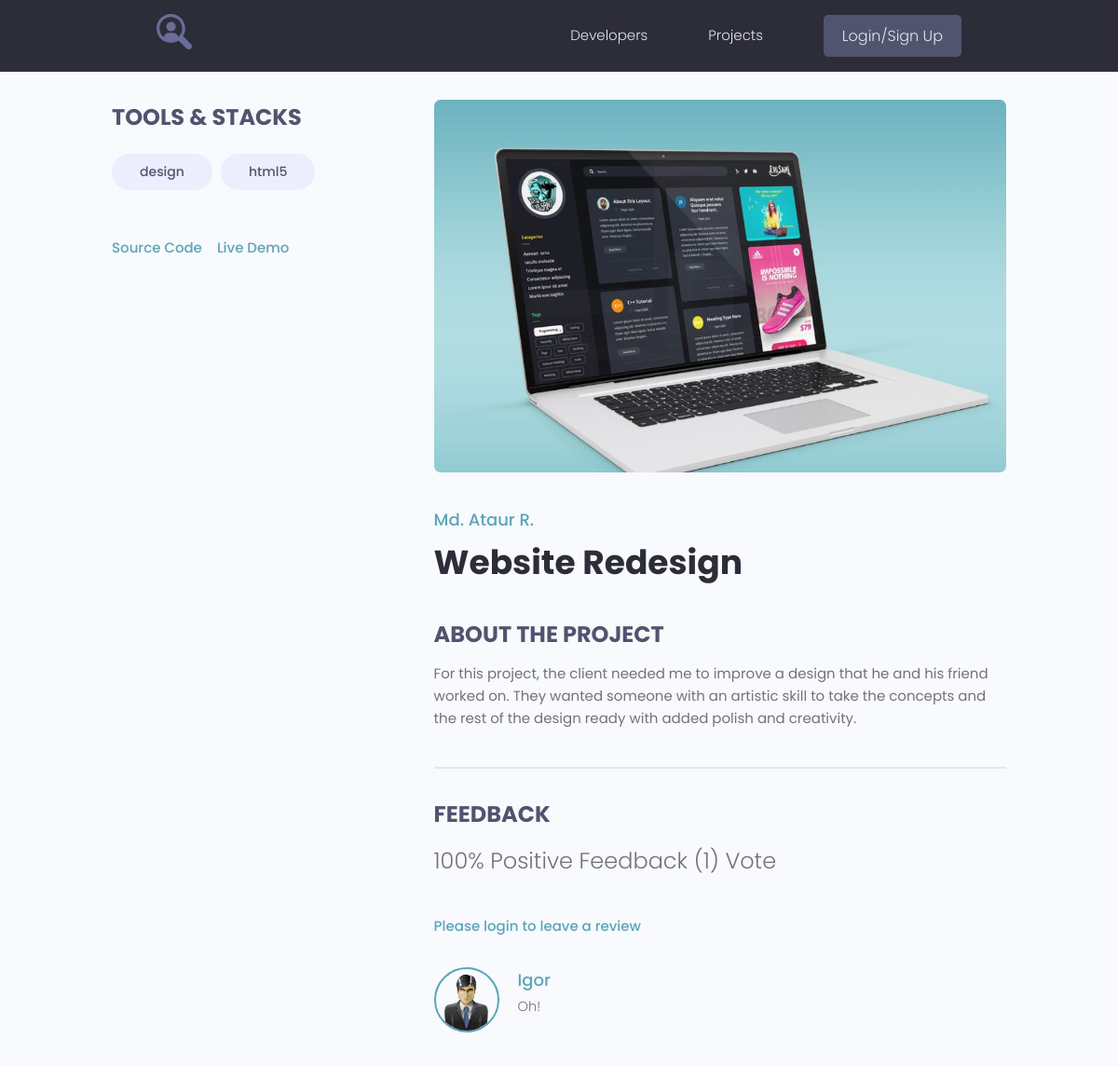
/projects/project/6/, run on the app's committed database.
### projects/models.py (models this page shows, shortened)
class Tag(models.Model):
    name = models.CharField(max_length=200)
    created = models.DateTimeField(auto_now_add=True)
    def __str__(self):
        return self.name

class Project(models.Model):
    owner = models.ForeignKey(Profile, on_delete=models.SET_NULL, null=True, blank=True)
    title = models.CharField(max_length=200)
    description = models.TextField(null=True, blank=True)
    featured_image = models.ImageField(upload_to='projects/%Y/%m/%d/', default="default.jpg")
    demo_link = models.CharField(max_length=2000, null=True, blank=True)
    source_link = models.CharField(max_length=2000, null=True, blank=True)
    tags = models.ManyToManyField('Tag', blank=True)
    vote_total = models.IntegerField(default=0)
    vote_ratio = models.IntegerField(default=0)
    created = models.DateTimeField(auto_now_add=True)
    class Meta:
        ordering = ['-vote_ratio', '-vote_total', 'title']
    def reviewers(self):
        queryset = self.review_set.all().values_list('owner__id', flat=True)
        return queryset

class Review(models.Model):
    VOTE_TYPE = (
        ('up', 'Up Vote'),
        ('down', 'Down Vote')
    )
    owner = models.ForeignKey(Profile, on_delete=models.CASCADE, null=True)
    project = models.ForeignKey(Project, on_delete=models.CASCADE)
    body = models.TextField(null=True, blank=True)
    value = models.CharField(max_length=200, choices=VOTE_TYPE)
    created = models.DateTimeField(auto_now_add=True)
    class Mete:
        unique_together = [['owner', 'project']] # делается для того чтобы отзывы были уникальные. один пользователь может оставить один отзыв для одного проекта.

### users/models.py (models this page shows, shortened)
class Profile(models.Model):
    user = models.OneToOneField(User, on_delete=models.CASCADE, null=True, blank=True)
    name = models.CharField(max_length=200, null=True, blank=True)
    email = models.EmailField(max_length=500, null=True, blank=True)
    username = models.CharField(max_length=200, null=True, blank=True)
    short_intro = models.CharField(max_length=200, null=True, blank=True)
    bio = models.TextField(null=True, blank=True)
    profile_image = models.ImageField(upload_to='profiles/', default='profile/user-default.png')
    social_github = models.CharField(max_length=200, null=True, blank=True)
    social_youtube = models.CharField(max_length=200, null=True, blank=True)
    social_website = models.CharField(max_length=200, null=True, blank=True)
    created = models.DateTimeField(auto_now_add=True)

### projects/views.py (the view, shortened to what this page needs)
# urls.py: path("project/<str:pk>/", views.project, name='project'),
def project(request, pk):
    project_obj = Project.objects.get(id=pk)
    form = ReviewForm()
    return render(request, 'projects/single-project.html', {'project': project_obj, 'form': form})

### projects/templates/projects/single-project.html (shortened to what this page needs)
{% extends 'projects/base.html' %}
{% block content %}
  <main class="singleProject my-md">
    <div class="container">
      <div class="layout">
        <div class="column column--1of3">
          <h3 class="singleProject__subtitle">Tools & Stacks</h3>
          <div class="singleProject__toolStack">
            {% for tag in project.tags.all %}
            <span class="tag tag--pill tag--sub tag--lg">
              <small>{{ tag }}</small>
            </span>
            {% endfor %}
          </div>
          {% if project.source_link %}
          <a class="singleProject__liveLink" href="{{ project.source_link }}" target="_blank">Source Code
          </a>&nbsp;&nbsp;&nbsp;
          {% endif %}
          {% if project.demo_link %}
          <a class="singleProject__liveLink" href="{{ project.demo_link }}" target="_blank">Live Demo
          </a>
          {% endif %}
        </div>
        <div class="column column--2of3">
          <img class="singleProject__preview" src="{{ project.featured_image.url }}" alt="portfolio thumbnail" />
          <a href="{% url 'user_profile' project.owner.id %}" class="singleProject__developer">{{ project.owner.name }}</a>
          <h2 class="singleProject__title">{{ project.title }}</h2>
          <h3 class="singleProject__subtitle">About the Project</h3>
          <div class="singleProject__info">
          {{ project.description }}
          </div>
          <div class="comments">
            <h3 class="singleProject__subtitle">Feedback</h3>
            <h5 class="project--rating">
              {{ project.vote_ratio }}% Positive Feedback ({{ project.vote_total }}) Vote{{ project.vote_total|pluralize:'s'}}
            </h5>
            {% if request.user.profile.id in project.reviewers %}
              <p>You have already submitted your review for this project</p>
            {% elif request.user.profile == project.owner %}
              <p>You cannot review your own project</p>
            {% else %}
              <a href="{% url 'login' %}">Please login to leave a review</a>
            {% endif %}
            <div class="commentList">
              {% for review in project.review_set.all %}
                {% if review.body %}
                  <div class="comment">
                <a href="{% url 'user_profile' review.owner.id %}">
                  <img class="avatar avatar--md"
                    src="{{ review.owner.profile_image.url }}" alt="user" />
                </a>
                <div class="comment__details">
                  <a href="{% url 'user_profile' review.owner.id %}" class="comment__author">{{ review.owner.name }}</a>
                  <p class="comment__info">
                    {{ review.body|linebreaksbr }}
                  </p>
                </div>
              </div>
                {% endif %}
              {% endfor %}
            </div>
          </div>
        </div>
      </div>
    </div>
  </main>
{% endblock %}

### projects/static/styles/app.css (style rules this page uses)
:root { --color-sub: #2d2d39; }
img { width: 100%; }
.singleProject .column--1of3 { order: 2; }
@media screen and (min-width: 1081px) { .singleProject .column--1of3 { order: 1; } }
@media screen and (min-width: 1081px) { .singleProject .column--2of3 { order: 2; } }
.singleProject__toolStack { margin-top: 2rem; margin-bottom: 4rem; }
.singleProject__liveLink { font-weight: 500; transition: all 0.3s ease-in-out; border-bottom: 2px solid transparent; }
.singleProject__preview { height: 50vh; object-fit: cover; object-position: top center; margin-bottom: 3rem; border-radius: 0.7rem; }
.singleProject__developer { font-size: 1.8rem; font-weight: 500; }
.singleProject__title { font-size: 3.6rem; font-weight: 700; color: var(--color-sub); margin-bottom: 3rem; }
.project--rating { margin-bottom: 1.6em; margin-top: .5em; }
.singleProject__subtitle { text-transform: uppercase; font-size: 2.4rem; font-weight: 700; color: var(--color-sub-light); margin-bottom: 1rem; }
.comments { margin-top: 4rem; padding-top: 3rem; border-top: 2px solid var(--color-light); }
.commentList { margin: 3rem 0; }
.comment { display: flex; gap: 2rem; }
.comment__author { font-size: 1.8rem; }
.comment__info { font-size: 1.45rem; }

### projects/static/uikit/styles/modules/_variables.css (style rules this page uses)
:root { --color-main: #5aa5b9; --color-main-light: #e6faff; --color-sub: #3f4156; --color-sub-light: #51546e; --color-sub-lighter: #ededfd; --color-text: #737373; --color-gray: #8b8b8b; --color-light: #e5e7eb; --color-light-gray: #767676; --color-bg: #f8fafd; --color-white: #fffefd; --color-white-light: #f3f3f3; --color-success: #359e64; --color-success-bg: #def8e8; --color-error: #fc4b0b; --color-error-bg: #fff2ee; --font-base: 'Poppins', arial, helvetica, 'Segoe UI', roboto, ubuntu, sans-serif; --font-monospace: 'Fira Code', 'Courier New', courier, monospace; --font-regular: 300; --font-medium: 500; --font-bold: 700; --generic-shadow: 1px 1px 5px #00000010; --generic-transition: all 0.3s ease-in-out; }

### projects/static/uikit/styles/modules/_base.css (style rules this page uses)
* { margin: 0; padding: 0; box-sizing: border-box; text-rendering: optimizeLegibility; color: inherit; font-size: inherit; }
html { font-size: 50%; }
@media only screen and (min-width: 480px) { html { font-size: 56.25%; } }
@media only screen and (min-width: 1200px) { html { font-size: 62.5%; } }
body { line-height: 1.6; font-weight: 400; font-size: 1.5rem; color: var(--color-text); background-color: var(--color-bg); min-height: 100vh; }

### projects/static/uikit/styles/modules/_typography.css (style rules this page uses)
* { font-family: var(--font-base); }
h2 { font-size: 3.6rem; font-weight: var(--font-bold); }
h3 { font-size: 3.2rem; font-weight: var(--font-medium); }
h5 { font-size: 2.4rem; font-weight: var(--font-medium); }
h5, h6 { font-weight: var(--font-regular); }
p, span, strong { font-size: 1.6rem; color: var(--color-text); font-weight: var(--font-regular); }
a { padding-bottom: 2px; text-decoration: none; display: inline-block; color: var(--color-main); font-weight: var(--font-medium); }

### projects/static/uikit/styles/modules/_utilities.css (style rules this page uses)
.container { width: 92%; max-width: 165rem; margin: 0 auto; box-sizing: border-box; }
@media screen and (min-width: 1000px) { .container { width: 90%; } }
@media screen and (min-width: 1200px) { .container { width: 80%; } }
.my-md { margin: 3rem auto; }

### projects/static/uikit/styles/modules/_avatar.css (style rules this page uses)
.avatar { border-radius: 50%; border: 2px solid var(--color-main); object-fit: cover; }
.avatar--md { height: 7rem; width: 7rem; }

### projects/static/uikit/styles/modules/_tag.css (style rules this page uses)
.tag { display: inline-flex; align-items: center; background-color: var(--color-sub); height: -webkit-fit-content; height: -moz-fit-content; height: fit-content; width: -webkit-fit-content; width: -moz-fit-content; width: fit-content; border-radius: 0.5rem; padding: 0.5rem 1.5rem; font-size: 1.2rem; cursor: pointer; }
.tag:not(:last-child) { margin-right: 0.25rem; margin-bottom: 0.75rem; }
.tag > small { color: var(--color-white); }
.tag--pill { border-radius: 5rem; }
.tag--sub, .tag--sub > small { background: var(--color-sub-lighter); color: var(--color-sub-light); font-weight: 500; }
.tag--lg { padding: 0.8rem 3rem; font-size: 1.4rem; }
.tag--lg:not(:last-child) { margin-right: 0.5rem; margin-bottom: 1rem; }

### projects/static/uikit/styles/modules/_layout.css (style rules this page uses)
.layout { display: flex; flex-flow: row wrap; justify-content: space-between; }
.layout > .column { margin-bottom: 3rem; }
.layout > .column.column--1of3 { flex-basis: 30%; }
.layout > .column.column--2of3 { flex-basis: 64%; }

### data on the page
Tag: name "design"
Tag: name "html5"
Project: featured_image (picture), owner.name "Md. Ataur R.", title "Website Redesign", description "For this project, the client needed me to improve a design that he and his friend worked on. They wanted someone with an artistic skill to take the concepts and the rest of the design ready with added polish and creativity.", vote_ratio "100", vote_total "1"
Review: owner.profile_image (placeholder picture), owner.name "Igor", body "Oh!"
